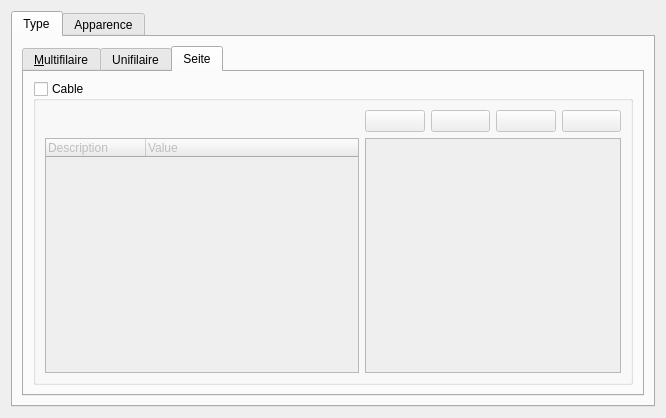
<?xml version="1.0" encoding="UTF-8"?>
<ui version="4.0">
 <class>ConductorPropertiesWidget</class>
 <widget class="QWidget" name="ConductorPropertiesWidget">
  <property name="geometry">
   <rect>
    <x>0</x>
    <y>0</y>
    <width>666</width>
    <height>418</height>
   </rect>
  </property>
  <property name="windowTitle">
   <string>Form</string>
  </property>
  <layout class="QGridLayout" name="gridLayout_9">
   <item row="0" column="0">
    <widget class="QTabWidget" name="tabWidget">
     <property name="currentIndex">
      <number>0</number>
     </property>
     <widget class="QWidget" name="type">
      <attribute name="title">
       <string>Type</string>
      </attribute>
      <layout class="QGridLayout" name="gridLayout_8">
       <item row="0" column="0">
        <widget class="QTabWidget" name="tabWidget_2">
         <property name="currentIndex">
          <number>2</number>
         </property>
         <widget class="QWidget" name="Multifilaire">
          <attribute name="title">
           <string>&amp;Multifilaire</string>
          </attribute>
          <layout class="QGridLayout" name="gridLayout_7">
           <item row="0" column="0">
            <widget class="QGroupBox" name="m_multiwires_gb">
             <property name="minimumSize">
              <size>
               <width>600</width>
               <height>0</height>
              </size>
             </property>
             <property name="title">
              <string>&amp;Multifilaire</string>
             </property>
             <property name="checkable">
              <bool>true</bool>
             </property>
             <property name="checked">
              <bool>true</bool>
             </property>
             <layout class="QGridLayout" name="gridLayout_3">
              <item row="4" column="0">
               <widget class="QLabel" name="label_14">
                <property name="text">
                 <string>Couleur du texte:</string>
                </property>
               </widget>
              </item>
              <item row="3" column="3">
               <widget class="QLabel" name="label_4">
                <property name="text">
                 <string>Couleur du conducteur</string>
                </property>
               </widget>
              </item>
              <item row="6" column="1">
               <widget class="QComboBox" name="m_available_autonum_cb"/>
              </item>
              <item row="3" column="1">
               <widget class="QLineEdit" name="m_text_le">
                <property name="toolTip">
                 <string>Texte</string>
                </property>
                <property name="clearButtonEnabled">
                 <bool>true</bool>
                </property>
               </widget>
              </item>
              <item row="2" column="3">
               <widget class="QLabel" name="label_9">
                <property name="text">
                 <string>Tension / Protocole :</string>
                </property>
               </widget>
              </item>
              <item row="6" column="0">
               <widget class="QLabel" name="m_autonum_label">
                <property name="text">
                 <string>Autonumérotation</string>
                </property>
               </widget>
              </item>
              <item row="4" column="1">
               <widget class="KColorButton" name="m_text_color_kpb"/>
              </item>
              <item row="1" column="1">
               <widget class="QSpinBox" name="m_text_size_sb">
                <property name="toolTip">
                 <string>Taille du texte</string>
                </property>
                <property name="wrapping">
                 <bool>false</bool>
                </property>
                <property name="buttonSymbols">
                 <enum>QAbstractSpinBox::UpDownArrows</enum>
                </property>
                <property name="prefix">
                 <string/>
                </property>
                <property name="minimum">
                 <number>3</number>
                </property>
                <property name="maximum">
                 <number>99</number>
                </property>
               </widget>
              </item>
              <item row="2" column="4">
               <widget class="QLineEdit" name="m_tension_protocol_le">
                <property name="clearButtonEnabled">
                 <bool>true</bool>
                </property>
               </widget>
              </item>
              <item row="4" column="3">
               <widget class="QLabel" name="label_5">
                <property name="text">
                 <string>Section du conducteur</string>
                </property>
               </widget>
              </item>
              <item row="3" column="2">
               <widget class="QCheckBox" name="m_show_text_cb">
                <property name="toolTip">
                 <string>Texte visible</string>
                </property>
                <property name="text">
                 <string/>
                </property>
                <property name="checked">
                 <bool>true</bool>
                </property>
               </widget>
              </item>
              <item row="0" column="0" colspan="3">
               <widget class="QCheckBox" name="m_one_text_per_folio_cb">
                <property name="toolTip">
                 <string>activer l'option un texte par potentiel</string>
                </property>
                <property name="text">
                 <string>Afficher un texte de potentiel par folio. </string>
                </property>
               </widget>
              </item>
              <item row="1" column="3">
               <widget class="QLabel" name="label_8">
                <property name="text">
                 <string>Fonction :</string>
                </property>
               </widget>
              </item>
              <item row="8" column="0" colspan="5">
               <layout class="QGridLayout" name="m_text_angle_gl">
                <item row="1" column="0">
                 <widget class="QComboBox" name="m_verti_cb">
                  <item>
                   <property name="text">
                    <string>Vertical à gauche</string>
                   </property>
                  </item>
                  <item>
                   <property name="text">
                    <string>Vertical à droite</string>
                   </property>
                  </item>
                 </widget>
                </item>
                <item row="0" column="0" colspan="2">
                 <widget class="QLabel" name="label_3">
                  <property name="text">
                   <string>Position et rotation du texte de conducteur :</string>
                  </property>
                  <property name="alignment">
                   <set>Qt::AlignHCenter|Qt::AlignTop</set>
                  </property>
                 </widget>
                </item>
                <item row="1" column="1">
                 <widget class="QComboBox" name="m_horiz_cb">
                  <item>
                   <property name="text">
                    <string>Horizontal en haut</string>
                   </property>
                  </item>
                  <item>
                   <property name="text">
                    <string>Horizontal en bas</string>
                   </property>
                  </item>
                 </widget>
                </item>
               </layout>
              </item>
              <item row="7" column="0" colspan="2">
               <layout class="QVBoxLayout" name="m_autonum_layout"/>
              </item>
              <item row="3" column="0">
               <widget class="QLabel" name="label">
                <property name="text">
                 <string>Texte :</string>
                </property>
               </widget>
              </item>
              <item row="3" column="4">
               <widget class="QLineEdit" name="m_wire_color_le"/>
              </item>
              <item row="1" column="0">
               <widget class="QLabel" name="label_2">
                <property name="text">
                 <string>Taille du texte :</string>
                </property>
               </widget>
              </item>
              <item row="6" column="2">
               <widget class="QPushButton" name="m_edit_autonum_pb">
                <property name="toolTip">
                 <string>éditer les numérotations</string>
                </property>
                <property name="text">
                 <string/>
                </property>
                <property name="icon">
                 <iconset resource="../../qelectrotech.qrc">
                  <normaloff>:/ico/16x16/configure.png</normaloff>:/ico/16x16/configure.png</iconset>
                </property>
               </widget>
              </item>
              <item row="1" column="4">
               <widget class="QLineEdit" name="m_function_le">
                <property name="clearButtonEnabled">
                 <bool>true</bool>
                </property>
               </widget>
              </item>
              <item row="4" column="4">
               <widget class="QLineEdit" name="m_wire_section_le"/>
              </item>
              <item row="2" column="0">
               <widget class="QLabel" name="label_11">
                <property name="text">
                 <string>Formule du texte :</string>
                </property>
               </widget>
              </item>
              <item row="2" column="1">
               <widget class="QLineEdit" name="m_formula_le"/>
              </item>
              <item row="6" column="3">
               <widget class="QLabel" name="label_15">
                <property name="text">
                 <string>cable</string>
                </property>
               </widget>
              </item>
              <item row="6" column="4">
               <widget class="QLineEdit" name="m_cable_le"/>
              </item>
              <item row="7" column="3">
               <widget class="QLabel" name="label_16">
                <property name="text">
                 <string>bus</string>
                </property>
               </widget>
              </item>
              <item row="7" column="4">
               <widget class="QLineEdit" name="m_bus_le"/>
              </item>
             </layout>
            </widget>
           </item>
           <item row="1" column="0">
            <spacer name="verticalSpacer_2">
             <property name="orientation">
              <enum>Qt::Vertical</enum>
             </property>
             <property name="sizeHint" stdset="0">
              <size>
               <width>20</width>
               <height>40</height>
              </size>
             </property>
            </spacer>
           </item>
          </layout>
         </widget>
         <widget class="QWidget" name="Unifilaire">
          <attribute name="title">
           <string>Unifilaire</string>
          </attribute>
          <layout class="QGridLayout" name="gridLayout_5">
           <item row="0" column="0">
            <widget class="QGroupBox" name="m_singlewire_gb">
             <property name="maximumSize">
              <size>
               <width>450</width>
               <height>16777215</height>
              </size>
             </property>
             <property name="title">
              <string>Unifilaire</string>
             </property>
             <property name="flat">
              <bool>false</bool>
             </property>
             <property name="checkable">
              <bool>true</bool>
             </property>
             <property name="checked">
              <bool>false</bool>
             </property>
             <layout class="QHBoxLayout" name="horizontalLayout">
              <item>
               <layout class="QGridLayout" name="gridLayout">
                <item row="0" column="0" rowspan="3">
                 <widget class="QLabel" name="m_preview_label">
                  <property name="text">
                   <string>TextLabel</string>
                  </property>
                  <property name="alignment">
                   <set>Qt::AlignCenter</set>
                  </property>
                 </widget>
                </item>
                <item row="2" column="3">
                 <widget class="QSpinBox" name="m_phase_sb">
                  <property name="toolTip">
                   <string>Nombre de phase</string>
                  </property>
                  <property name="minimum">
                   <number>1</number>
                  </property>
                  <property name="maximum">
                   <number>3</number>
                  </property>
                 </widget>
                </item>
                <item row="0" column="2">
                 <widget class="QPushButton" name="m_update_preview_pb">
                  <property name="text">
                   <string/>
                  </property>
                 </widget>
                </item>
                <item row="1" column="1">
                 <widget class="QCheckBox" name="m_neutral_cb">
                  <property name="toolTip">
                   <string>Neutre</string>
                  </property>
                  <property name="text">
                   <string>neutre</string>
                  </property>
                  <property name="icon">
                   <iconset resource="../../qelectrotech.qrc">
                    <normaloff>:/ico/16x16/neutral.png</normaloff>:/ico/16x16/neutral.png</iconset>
                  </property>
                 </widget>
                </item>
                <item row="0" column="1">
                 <widget class="QCheckBox" name="m_earth_cb">
                  <property name="toolTip">
                   <string>Terre</string>
                  </property>
                  <property name="text">
                   <string>terre</string>
                  </property>
                  <property name="icon">
                   <iconset resource="../../qelectrotech.qrc">
                    <normaloff>:/ico/16x16/ground.png</normaloff>:/ico/16x16/ground.png</iconset>
                  </property>
                 </widget>
                </item>
                <item row="2" column="1">
                 <widget class="QCheckBox" name="m_phase_cb">
                  <property name="toolTip">
                   <string>Phase</string>
                  </property>
                  <property name="text">
                   <string>phase</string>
                  </property>
                  <property name="icon">
                   <iconset resource="../../qelectrotech.qrc">
                    <normaloff>:/ico/16x16/phase.png</normaloff>:/ico/16x16/phase.png</iconset>
                  </property>
                 </widget>
                </item>
                <item row="2" column="2">
                 <widget class="QSlider" name="m_phase_slider">
                  <property name="sizePolicy">
                   <sizepolicy hsizetype="Minimum" vsizetype="Fixed">
                    <horstretch>0</horstretch>
                    <verstretch>0</verstretch>
                   </sizepolicy>
                  </property>
                  <property name="toolTip">
                   <string>Nombre de phase</string>
                  </property>
                  <property name="minimum">
                   <number>1</number>
                  </property>
                  <property name="maximum">
                   <number>3</number>
                  </property>
                  <property name="orientation">
                   <enum>Qt::Horizontal</enum>
                  </property>
                 </widget>
                </item>
                <item row="1" column="2">
                 <widget class="QCheckBox" name="m_pen_cb">
                  <property name="toolTip">
                   <string>Protective Earth Neutral</string>
                  </property>
                  <property name="text">
                   <string>PEN</string>
                  </property>
                 </widget>
                </item>
               </layout>
              </item>
             </layout>
            </widget>
           </item>
           <item row="1" column="0">
            <spacer name="verticalSpacer_3">
             <property name="orientation">
              <enum>Qt::Vertical</enum>
             </property>
             <property name="sizeHint" stdset="0">
              <size>
               <width>20</width>
               <height>40</height>
              </size>
             </property>
            </spacer>
           </item>
          </layout>
         </widget>
         <widget class="QWidget" name="tab">
          <attribute name="title">
           <string>Seite</string>
          </attribute>
          <layout class="QGridLayout" name="gridLayout_10">
           <item row="0" column="0">
            <widget class="QGroupBox" name="groupBox">
             <property name="title">
              <string>Cable</string>
             </property>
             <property name="checkable">
              <bool>true</bool>
             </property>
             <property name="checked">
              <bool>false</bool>
             </property>
             <layout class="QGridLayout" name="gridLayout_6">
              <item row="0" column="2">
               <widget class="QPushButton" name="m_remove_cable_pb">
                <property name="text">
                 <string/>
                </property>
                <property name="icon">
                 <iconset resource="../../qelectrotech.qrc">
                  <normaloff>:/ico/16x16/list-remove.png</normaloff>:/ico/16x16/list-remove.png</iconset>
                </property>
               </widget>
              </item>
              <item row="1" column="1" colspan="4">
               <widget class="QTreeWidget" name="treeWidget_2">
                <attribute name="headerVisible">
                 <bool>false</bool>
                </attribute>
                <column>
                 <property name="text">
                  <string notr="true">1</string>
                 </property>
                </column>
               </widget>
              </item>
              <item row="0" column="4">
               <widget class="QPushButton" name="m_move_down_pb">
                <property name="text">
                 <string/>
                </property>
                <property name="icon">
                 <iconset resource="../../qelectrotech.qrc">
                  <normaloff>:/ico/16x16/go-down.png</normaloff>:/ico/16x16/go-down.png</iconset>
                </property>
               </widget>
              </item>
              <item row="1" column="0">
               <widget class="QTreeWidget" name="treeWidget">
                <column>
                 <property name="text">
                  <string>Description</string>
                 </property>
                </column>
                <column>
                 <property name="text">
                  <string>Value</string>
                 </property>
                </column>
               </widget>
              </item>
              <item row="0" column="0">
               <spacer name="horizontalSpacer">
                <property name="orientation">
                 <enum>Qt::Horizontal</enum>
                </property>
                <property name="sizeHint" stdset="0">
                 <size>
                  <width>253</width>
                  <height>20</height>
                 </size>
                </property>
               </spacer>
              </item>
              <item row="0" column="3">
               <widget class="QPushButton" name="m_new_cable_pb_2">
                <property name="text">
                 <string/>
                </property>
                <property name="icon">
                 <iconset resource="../../qelectrotech.qrc">
                  <normaloff>:/ico/16x16/go-up.png</normaloff>:/ico/16x16/go-up.png</iconset>
                </property>
               </widget>
              </item>
              <item row="0" column="1">
               <widget class="QPushButton" name="m_new_cable_pb">
                <property name="text">
                 <string/>
                </property>
                <property name="icon">
                 <iconset resource="../../qelectrotech.qrc">
                  <normaloff>:/ico/16x16/list-add.png</normaloff>:/ico/16x16/list-add.png</iconset>
                </property>
               </widget>
              </item>
             </layout>
            </widget>
           </item>
          </layout>
         </widget>
        </widget>
       </item>
      </layout>
     </widget>
     <widget class="QWidget" name="appearance">
      <attribute name="title">
       <string>Apparence</string>
      </attribute>
      <layout class="QGridLayout" name="gridLayout_4">
       <item row="0" column="1">
        <widget class="KColorButton" name="m_color_kpb"/>
       </item>
       <item row="2" column="0">
        <widget class="QLabel" name="label_10">
         <property name="text">
          <string>Taille :</string>
         </property>
        </widget>
       </item>
       <item row="4" column="1">
        <spacer name="verticalSpacer">
         <property name="orientation">
          <enum>Qt::Vertical</enum>
         </property>
         <property name="sizeHint" stdset="0">
          <size>
           <width>20</width>
           <height>40</height>
          </size>
         </property>
        </spacer>
       </item>
       <item row="1" column="0">
        <widget class="QLabel" name="label_7">
         <property name="toolTip">
          <string>Style du conducteur</string>
         </property>
         <property name="text">
          <string>Style :</string>
         </property>
        </widget>
       </item>
       <item row="3" column="0" colspan="2">
        <widget class="QGroupBox" name="m_color_2_gb">
         <property name="title">
          <string>Couleur secondaire :</string>
         </property>
         <property name="flat">
          <bool>true</bool>
         </property>
         <property name="checkable">
          <bool>true</bool>
         </property>
         <property name="checked">
          <bool>false</bool>
         </property>
         <layout class="QGridLayout" name="gridLayout_2">
          <item row="1" column="0">
           <widget class="QLabel" name="label_13">
            <property name="text">
             <string>Taille de trait :</string>
            </property>
           </widget>
          </item>
          <item row="1" column="1">
           <widget class="QSpinBox" name="m_dash_size_sb">
            <property name="suffix">
             <string>px</string>
            </property>
            <property name="minimum">
             <number>2</number>
            </property>
           </widget>
          </item>
          <item row="0" column="0">
           <widget class="QLabel" name="label_12">
            <property name="text">
             <string>Couleur :</string>
            </property>
           </widget>
          </item>
          <item row="0" column="1">
           <widget class="KColorButton" name="m_color_2_kpb"/>
          </item>
         </layout>
        </widget>
       </item>
       <item row="2" column="1">
        <widget class="QDoubleSpinBox" name="m_cond_size_sb">
         <property name="minimum">
          <double>0.400000000000000</double>
         </property>
         <property name="maximum">
          <double>20.000000000000000</double>
         </property>
         <property name="singleStep">
          <double>0.200000000000000</double>
         </property>
         <property name="value">
          <double>1.000000000000000</double>
         </property>
        </widget>
       </item>
       <item row="1" column="1">
        <widget class="QComboBox" name="m_line_style_cb">
         <property name="toolTip">
          <string>Style du conducteur</string>
         </property>
        </widget>
       </item>
       <item row="0" column="0">
        <widget class="QLabel" name="label_6">
         <property name="toolTip">
          <string>Couleur du conducteur</string>
         </property>
         <property name="text">
          <string>Couleur :</string>
         </property>
        </widget>
       </item>
      </layout>
     </widget>
    </widget>
   </item>
  </layout>
 </widget>
 <customwidgets>
  <customwidget>
   <class>KColorButton</class>
   <extends>QPushButton</extends>
   <header>kcolorbutton.h</header>
  </customwidget>
 </customwidgets>
 <tabstops>
  <tabstop>tabWidget</tabstop>
  <tabstop>m_multiwires_gb</tabstop>
  <tabstop>m_one_text_per_folio_cb</tabstop>
  <tabstop>m_text_size_sb</tabstop>
  <tabstop>m_formula_le</tabstop>
  <tabstop>m_text_le</tabstop>
  <tabstop>m_show_text_cb</tabstop>
  <tabstop>m_text_color_kpb</tabstop>
  <tabstop>m_available_autonum_cb</tabstop>
  <tabstop>m_edit_autonum_pb</tabstop>
  <tabstop>m_function_le</tabstop>
  <tabstop>m_tension_protocol_le</tabstop>
  <tabstop>m_wire_color_le</tabstop>
  <tabstop>m_wire_section_le</tabstop>
  <tabstop>m_cable_le</tabstop>
  <tabstop>m_bus_le</tabstop>
  <tabstop>m_verti_cb</tabstop>
  <tabstop>m_horiz_cb</tabstop>
  <tabstop>m_singlewire_gb</tabstop>
  <tabstop>m_phase_sb</tabstop>
  <tabstop>m_update_preview_pb</tabstop>
  <tabstop>m_neutral_cb</tabstop>
  <tabstop>m_earth_cb</tabstop>
  <tabstop>m_phase_cb</tabstop>
  <tabstop>m_phase_slider</tabstop>
  <tabstop>m_pen_cb</tabstop>
  <tabstop>m_color_kpb</tabstop>
  <tabstop>m_color_2_gb</tabstop>
  <tabstop>m_dash_size_sb</tabstop>
  <tabstop>m_color_2_kpb</tabstop>
  <tabstop>m_cond_size_sb</tabstop>
  <tabstop>m_line_style_cb</tabstop>
 </tabstops>
 <resources>
  <include location="../../qelectrotech.qrc"/>
 </resources>
 <connections>
  <connection>
   <sender>m_phase_slider</sender>
   <signal>valueChanged(int)</signal>
   <receiver>m_phase_sb</receiver>
   <slot>setValue(int)</slot>
   <hints>
    <hint type="sourcelabel">
     <x>238</x>
     <y>324</y>
    </hint>
    <hint type="destinationlabel">
     <x>337</x>
     <y>332</y>
    </hint>
   </hints>
  </connection>
  <connection>
   <sender>m_phase_sb</sender>
   <signal>valueChanged(int)</signal>
   <receiver>m_phase_slider</receiver>
   <slot>setValue(int)</slot>
   <hints>
    <hint type="sourcelabel">
     <x>356</x>
     <y>322</y>
    </hint>
    <hint type="destinationlabel">
     <x>207</x>
     <y>325</y>
    </hint>
   </hints>
  </connection>
  <connection>
   <sender>m_phase_cb</sender>
   <signal>toggled(bool)</signal>
   <receiver>m_phase_slider</receiver>
   <slot>setEnabled(bool)</slot>
   <hints>
    <hint type="sourcelabel">
     <x>152</x>
     <y>328</y>
    </hint>
    <hint type="destinationlabel">
     <x>208</x>
     <y>329</y>
    </hint>
   </hints>
  </connection>
  <connection>
   <sender>m_phase_cb</sender>
   <signal>toggled(bool)</signal>
   <receiver>m_phase_sb</receiver>
   <slot>setEnabled(bool)</slot>
   <hints>
    <hint type="sourcelabel">
     <x>106</x>
     <y>326</y>
    </hint>
    <hint type="destinationlabel">
     <x>338</x>
     <y>323</y>
    </hint>
   </hints>
  </connection>
  <connection>
   <sender>m_earth_cb</sender>
   <signal>clicked()</signal>
   <receiver>m_update_preview_pb</receiver>
   <slot>click()</slot>
   <hints>
    <hint type="sourcelabel">
     <x>142</x>
     <y>249</y>
    </hint>
    <hint type="destinationlabel">
     <x>228</x>
     <y>249</y>
    </hint>
   </hints>
  </connection>
  <connection>
   <sender>m_neutral_cb</sender>
   <signal>clicked()</signal>
   <receiver>m_update_preview_pb</receiver>
   <slot>click()</slot>
   <hints>
    <hint type="sourcelabel">
     <x>158</x>
     <y>304</y>
    </hint>
    <hint type="destinationlabel">
     <x>269</x>
     <y>246</y>
    </hint>
   </hints>
  </connection>
  <connection>
   <sender>m_pen_cb</sender>
   <signal>clicked()</signal>
   <receiver>m_update_preview_pb</receiver>
   <slot>click()</slot>
   <hints>
    <hint type="sourcelabel">
     <x>222</x>
     <y>276</y>
    </hint>
    <hint type="destinationlabel">
     <x>242</x>
     <y>245</y>
    </hint>
   </hints>
  </connection>
  <connection>
   <sender>m_phase_sb</sender>
   <signal>valueChanged(int)</signal>
   <receiver>m_phase_slider</receiver>
   <slot>setValue(int)</slot>
   <hints>
    <hint type="sourcelabel">
     <x>356</x>
     <y>322</y>
    </hint>
    <hint type="destinationlabel">
     <x>207</x>
     <y>325</y>
    </hint>
   </hints>
  </connection>
 </connections>
</ui>
